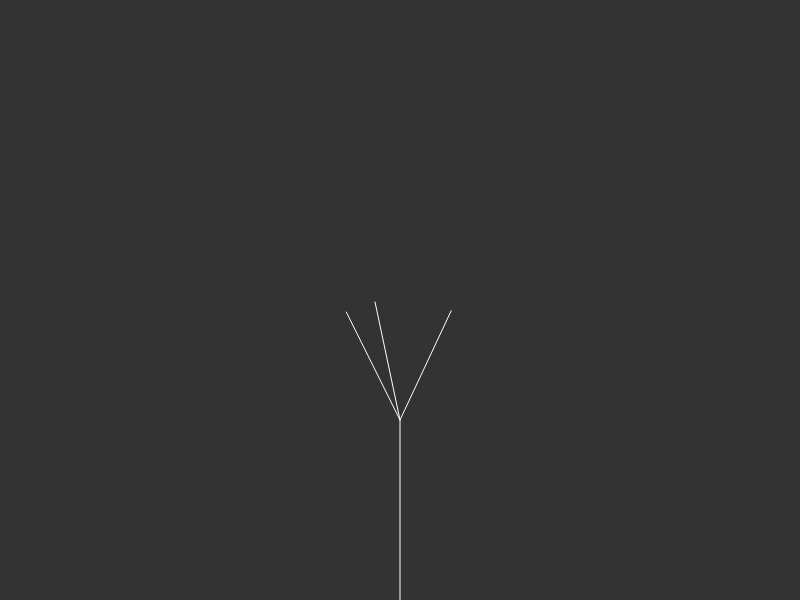
Frame 1 (no input)
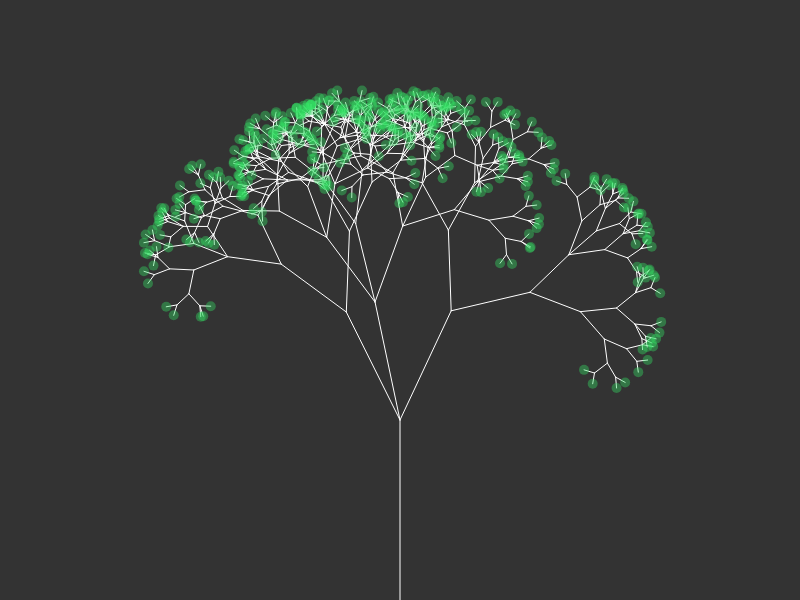
Frame 60 (no input)
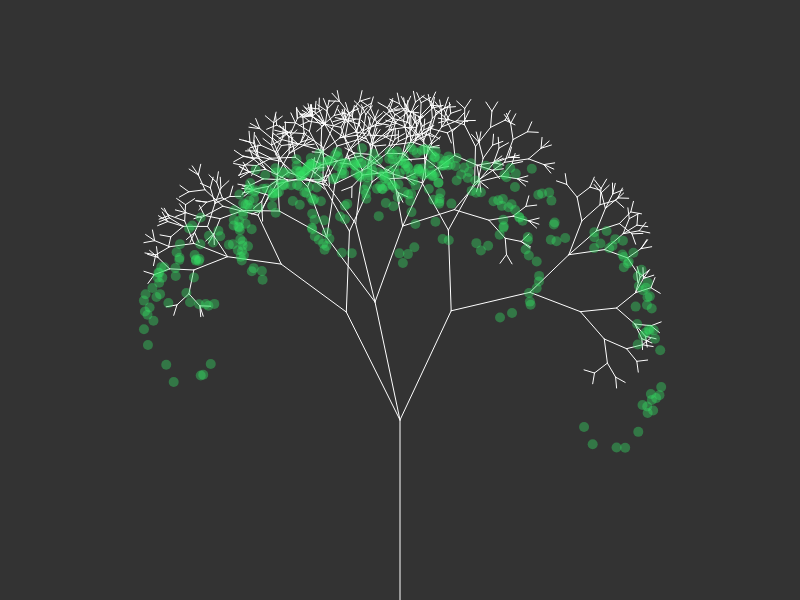
Frame 120 (the mouse pressed at the canvas centre since frame 60)

The p5.js sketch that drew these frames (run headless with seeded random() and noise() and a simulated clock; from frame 60 on, the mouse is pressed at the canvas centre):

// p5.js sketch
// ── sketch.js
// Coding Rainbow
// Daniel Shiffman
// http://patreon.com/codingtrain
// Code for: https://youtu.be/fcdNSZ9IzJM

// MiniEx changes by Rikke Badsberg

var tree = [];
var leaves = [];
var count = 0;
var numberOfBranches = 7;
var colorFactor = 0;
var leavesFall = 0;

function setup() {
    createCanvas(800, 600);
    frameRate(25);
    colorFactor = random(150, 255);
    //create the root of the tree at the middle of the canvas
    var a = createVector(width / 2, height);
    var b = createVector(width / 2, height - 180);
    var root = new Branch(a, b);
    tree[0] = root;
}

function draw() {
    background(51);
    growTree();

    //show the tree with all its branches
    for (var i = 0; i < tree.length; i++) {
        tree[i].show();
        //tree[i].jitter();
    }

    //show the leaves
    for (var i = 0; i < leaves.length; i++) {
        fill(50,colorFactor,100,100);
        noStroke();
        ellipse(leaves[i].x, leaves[i].y, 10, 10);
        if (leavesFall == 1) {
            leaves[i].y += random(0, 2); //make the leaves fall
        }
    }
}

function mousePressed()
{
    leavesFall = 1;
}

function growTree()
{
    //create new branches
    if (count < numberOfBranches) {
        for (var i = tree.length - 1; i >= 0; i--) {
            if (!tree[i].finished) {
                tree.push(tree[i].branch(random(0.9, 1.1))); //left branch
                tree.push(tree[i].branch(random(-0.9, -1.1))); //right branch

                //I addded a possibility of a third branch
                var thirdBranch = random(5);
                if (thirdBranch < 1.5) {
                    tree.push(tree[i].branch(random(-0.5, 0.5))); //it is placed in the middle of the left and right branch + randomness
                }
            }
            tree[i].finished = true;
        }
        count++;

        //grow leaves
        if (count === numberOfBranches) {
            for (var i = 0; i < tree.length; i++) {
                if (!tree[i].finished) {
                    var leaf = tree[i].end.copy();
                    leaves.push(leaf);
                }
            }
        }
    }
}
// ── branch.js
function Branch(begin, end) {
    this.begin = begin;
    this.end = end;
    this.finished = false;

    this.jitter = function () {
        this.end.x += random(-1, 1);
        this.end.y += random(-1, 1);
    }

    this.show = function () {
        stroke(255);
        line(this.begin.x, this.begin.y, this.end.x, this.end.y);
    }

    this.branch = function (direction) {
        var randomRotation = random(3, 8);
        var dir = p5.Vector.sub(this.end, this.begin);
        dir.rotate((PI * direction) / randomRotation);
        dir.mult(0.67); //multiply the vector with 0.67 to shrink the length of the branch
        var newEnd = p5.Vector.add(this.end, dir);
        var b = new Branch(this.end, newEnd);
        return b;
    }

    //Shiffman was "lazy" and had a method for each branch, called branchA and branchB
    //this.branchB = function () {
    //    var randomRotation = random(3, 8);
    //    var dir = p5.Vector.sub(this.end, this.begin);
    //    dir.rotate(-PI / randomRotation);
    //    dir.mult(0.67);
    //    var newEnd = p5.Vector.add(this.end, dir);
    //    var b = new Branch(this.end, newEnd);
    //    return b;
    //}
}
